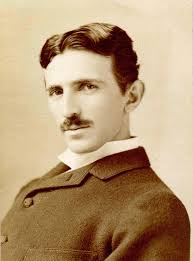
#> input picture Resources/tesla.jpg, 193 x 261 px
$ python chapter_3.py
#> lines starting #> are read from the running program, lines starting #| are printed output that depends on the picture
# Resizing and cropping

import cv2
import numpy as np

img = cv2.imread("Resources/tesla.jpg")
#> img is the input picture: shape (261, 193, 3); mean B, G, R 118.4, 153.3, 181.7

print(img.shape)
#| (261, 193, 3)

imgResize = cv2.resize(img,(522,486))
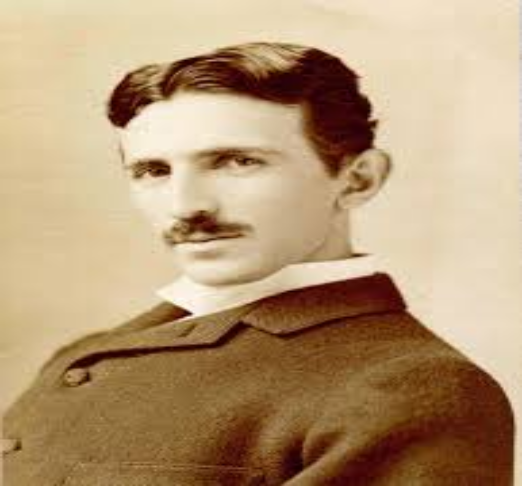
#> imgResize: shape (486, 522, 3); mean B, G, R 118.3, 153.2, 181.6

imgCropped = img[0:200,20:200]
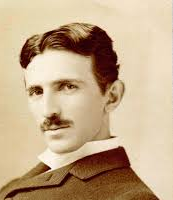
#> imgCropped: shape (200, 173, 3); mean B, G, R 138.9, 170.5, 195.5

cv2.imshow("Image", img)
cv2.imshow("Image Resize", imgResize)
cv2.imshow("Image Cropped", imgCropped)

cv2.waitKey(0)

$ run again, with Resources/chapter_9.JPG copied over Resources/tesla.jpg
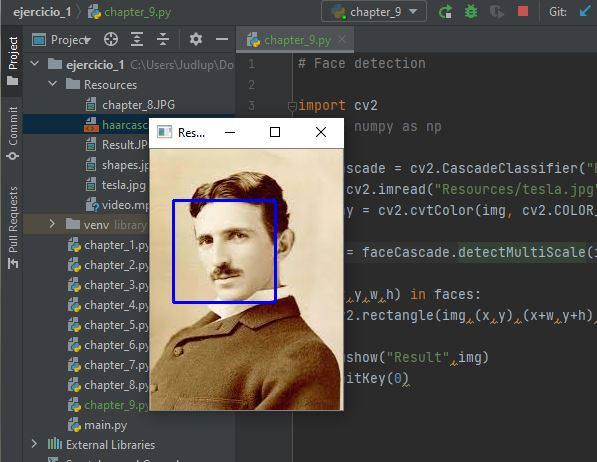
#> input picture Resources/chapter_9.JPG, 597 x 462 px
#> img is the input picture: shape (462, 597, 3); mean B, G, R 75.5, 80, 83
#| (462, 597, 3)
#> `imgResize = cv2.resize(img,(522,486))`:
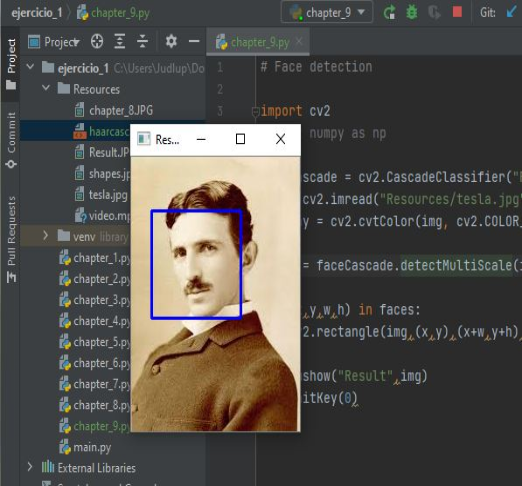
#> imgResize: shape (486, 522, 3); mean B, G, R 75.5, 80, 82.9
#> `imgCropped = img[0:200,20:200]`:
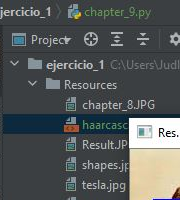
#> imgCropped: shape (200, 180, 3); mean B, G, R 87.4, 87, 82.7

$ run again, with Resources/project_1.JPG copied over Resources/tesla.jpg
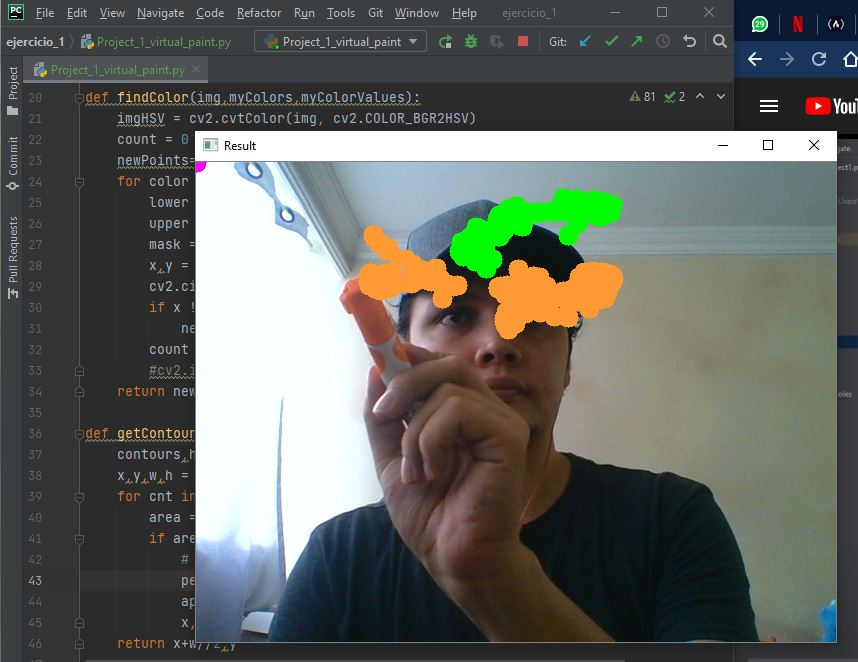
#> input picture Resources/project_1.JPG, 858 x 662 px
#> img is the input picture: shape (662, 858, 3); mean B, G, R 97.2, 102.9, 99.4
#| (662, 858, 3)
#> `imgResize = cv2.resize(img,(522,486))`:
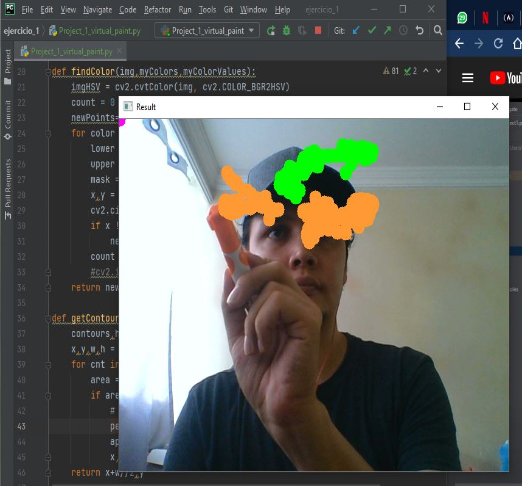
#> imgResize: shape (486, 522, 3); mean B, G, R 97.1, 102.8, 99.4
#> `imgCropped = img[0:200,20:200]`:
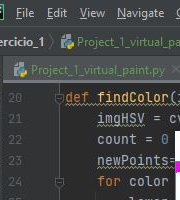
#> imgCropped: shape (200, 180, 3); mean B, G, R 66, 66, 63.9
